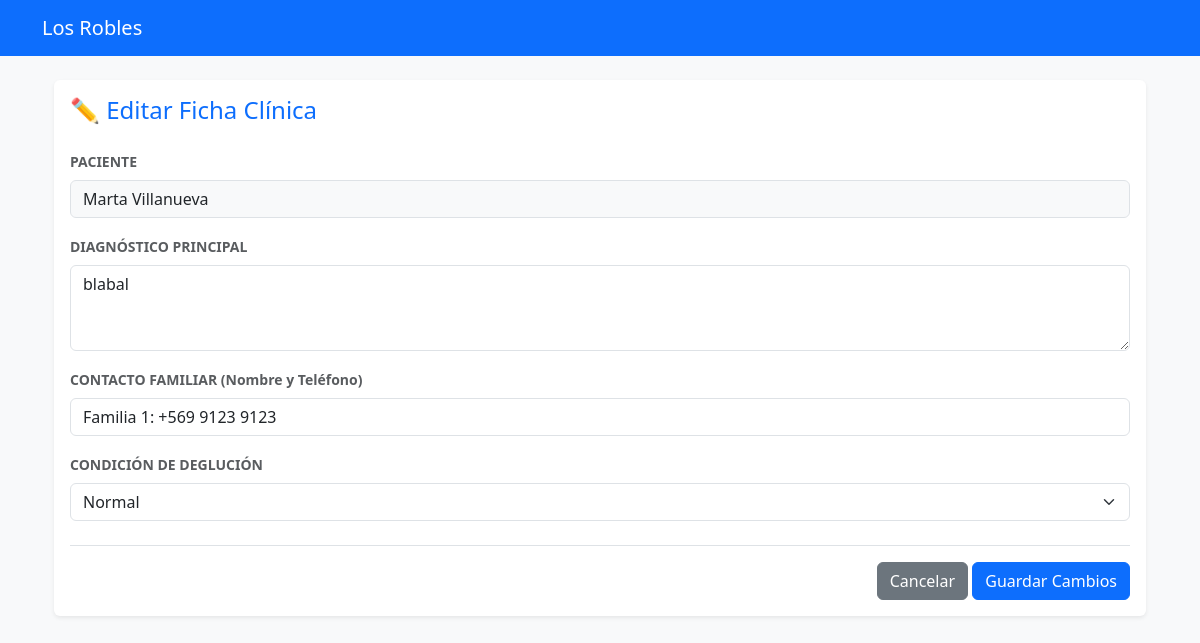
Screenshot of /editar-ficha/4/ with the database file from the repository.
### gestion/models.py (models this page shows, shortened)
class Residente(models.Model):
    rut = models.CharField(max_length=12, unique=True)
    nombre = models.CharField(max_length=100)
    apellido = models.CharField(max_length=100)
    habitacion_numero = models.IntegerField()
    alertas_criticas = models.TextField(blank=True, help_text="Alergias o condiciones especiales")
    activo = models.BooleanField(default=True)
    diagnostico_principal = models.CharField(max_length=200, blank=True, default="No especificado")
    contacto_familiar = models.CharField(max_length=200, blank=True, help_text="Nombre y Teléfono")
    condicion_deglucion = models.CharField(max_length=200, blank=True, default="Normal", help_text="Ej: Normal, Molido, Sonda")

### gestion/views.py (the view)
# urls.py: path('editar-ficha/<int:paciente_id>/', views.editar_ficha, name='editar_ficha'),
def editar_ficha(request, paciente_id):
    paciente = Residente.objects.get(id=paciente_id)
    if request.method == 'POST':
        paciente.diagnostico_principal = request.POST.get('diagnostico_principal')
        paciente.contacto_familiar = request.POST.get('contacto_familiar')
        paciente.condicion_deglucion = request.POST.get('condicion_deglucion')
        paciente.save()
        return redirect('dashboard')
    return render(request, 'gestion/editar_ficha.html', {'paciente': paciente})

### gestion/templates/gestion/editar_ficha.html (shortened to what this page needs)
{% extends 'gestion/base.html' %}
{% block contenido %}
<div class="container mt-4">
    <div class="card shadow-sm border-0">
        <div class="card-body">
            <h4 class="text-primary mb-4">✏️ Editar Ficha Clínica</h4>
            <form method="POST" action="">
                <div class="mb-3">
                    <label class="form-label text-muted small fw-bold">PACIENTE</label>
                    <input type="text" class="form-control bg-light" value="{{ paciente.nombre }} {{ paciente.apellido }}" readonly>
                </div>
                <div class="mb-3">
                    <label class="form-label text-muted small fw-bold">DIAGNÓSTICO PRINCIPAL</label>
                    <textarea name="diagnostico_principal" class="form-control" rows="3">{{ paciente.diagnostico_principal }}</textarea>
                </div>
                <div class="mb-3">
                    <label class="form-label text-muted small fw-bold">CONTACTO FAMILIAR (Nombre y Teléfono)</label>
                    <input type="text" name="contacto_familiar" class="form-control" value="{{ paciente.contacto_familiar|default_if_none:'' }}">
                </div>
                <div class="mb-3">
                    <label class="form-label text-muted small fw-bold">CONDICIÓN DE DEGLUCIÓN</label>
                    <select name="condicion_deglucion" class="form-select">
                        <option value="Normal" {% if paciente.condicion_deglucion == 'Normal' %}selected{% endif %}>Normal</option>
                    </select>
                </div>
                <div class="text-end mt-4 border-top pt-3">
                    <a href="{% url 'dashboard' %}" class="btn btn-secondary">Cancelar</a>
                    <button type="submit" class="btn btn-primary">Guardar Cambios</button>
                </div>
            </form>
        </div>
    </div>
</div>
{% endblock %}

### rows the page displays
Residente: nombre "Marta Villanueva", diagnostico_principal "blabal", contacto_familiar "Familia 1: +569 9123 9123", condicion_deglucion "Normal"
